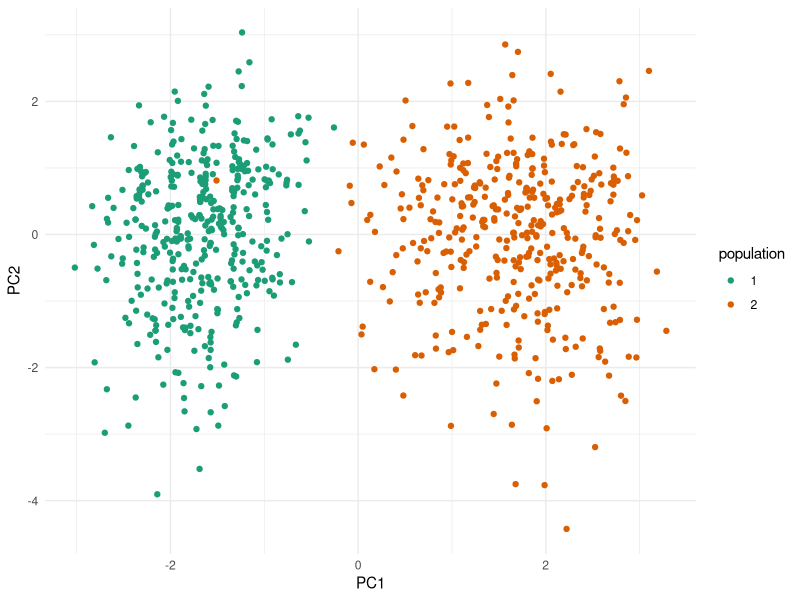
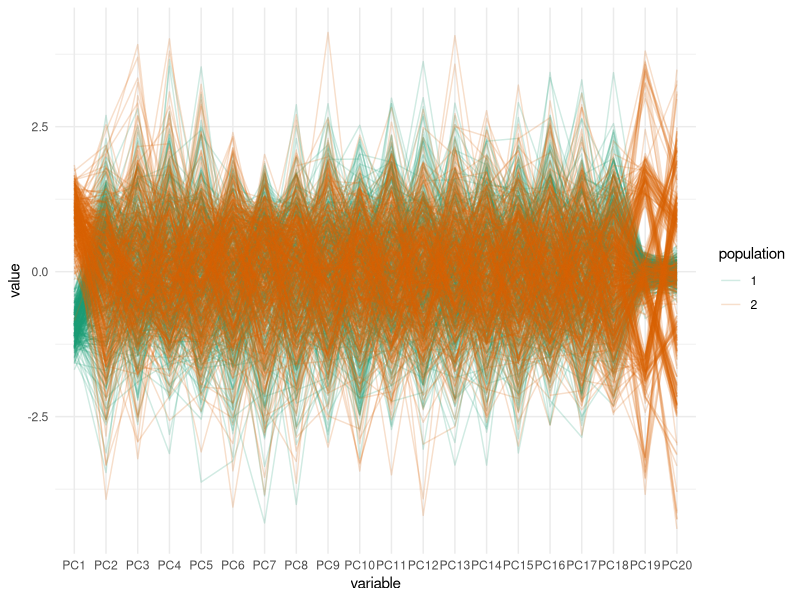
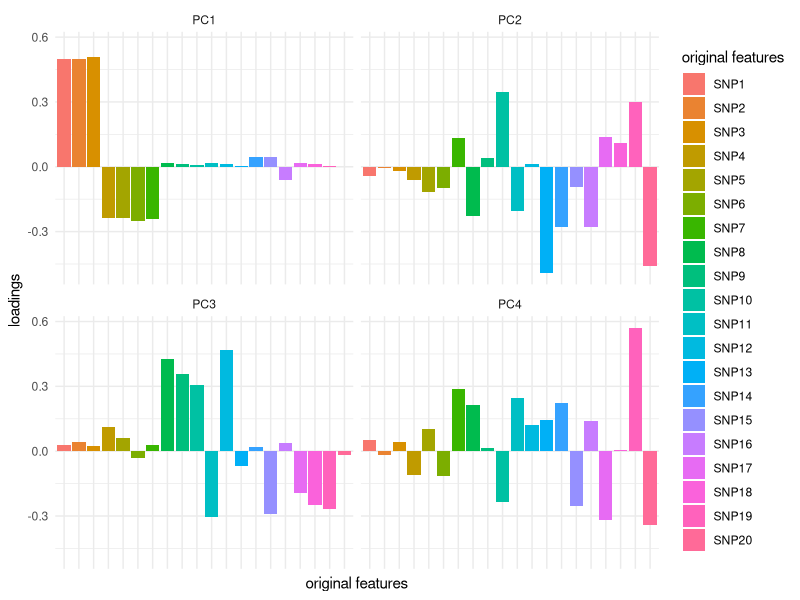
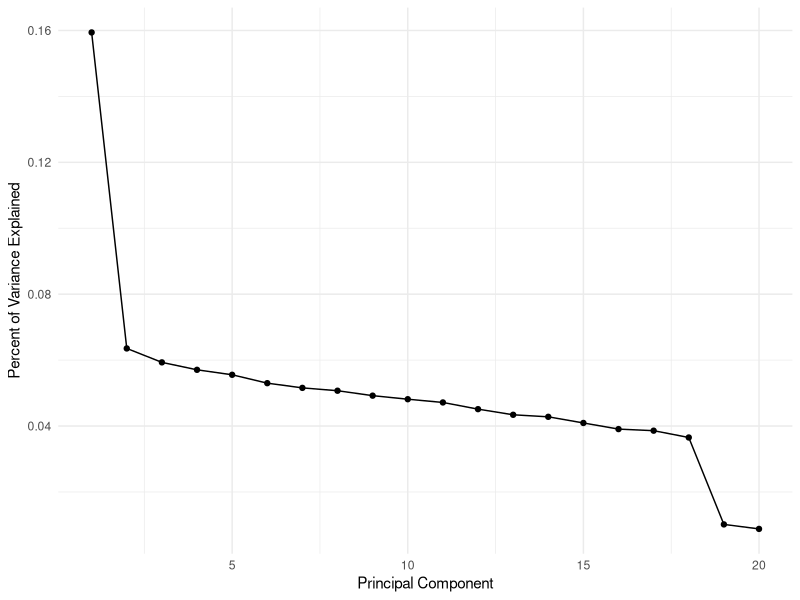
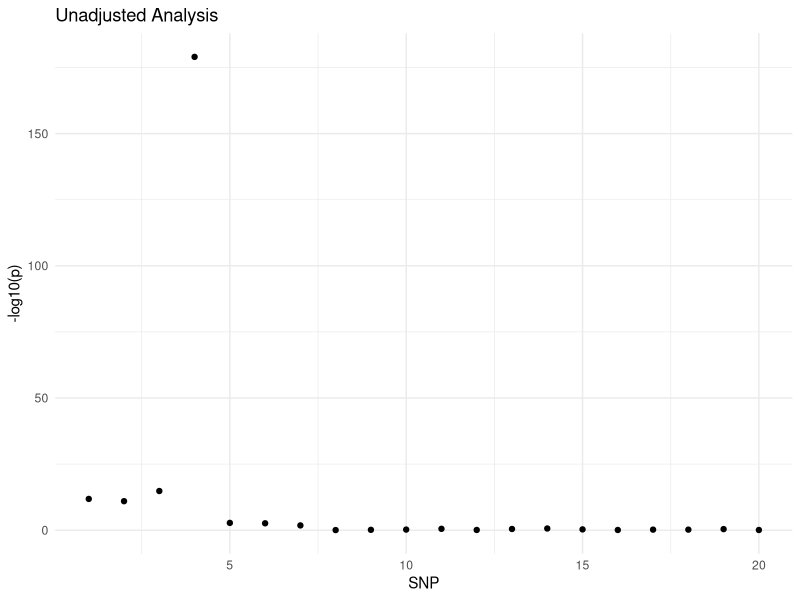
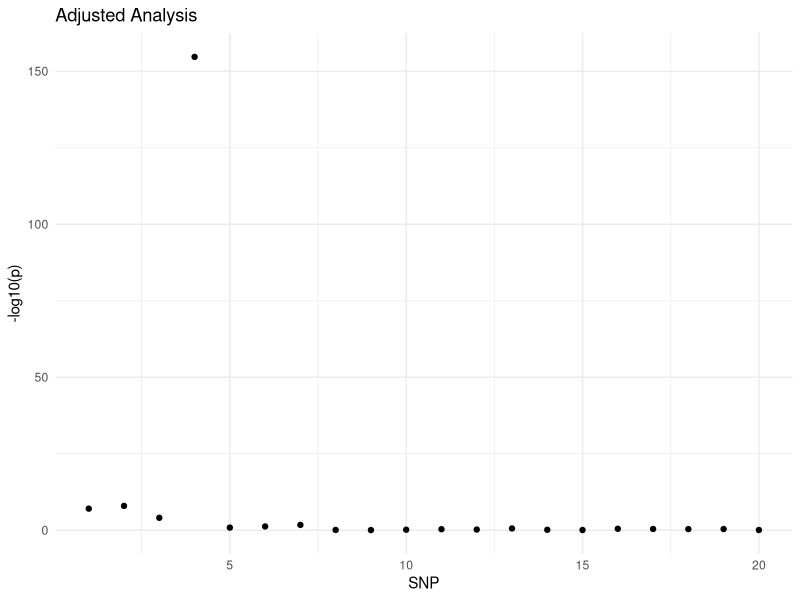

The R script that drew these images, in order:
## ---- chunk 1
library(tidyverse)
library(broom)
library(GGally)
## ---- chunk 2
# simulate a genetic variant with freq. depending on which population the person belongs to
sim_data_onevar <- function(pop, maf){
  snp <- rbinom(n = length(pop), size = 2, p = maf[pop])
  return(snp)
}

# create dataset with two types of SNPs
popidx <- rep(1:2, each = 400)
maf1 <- c(0, 0.8) # type 1: non-existent in pop 1, frequent in pop2 (different btwn pops)
maf2 <- c(0.5, 0.3) # type 2: higher frequency in pop 1 and lower in pop 2 (different btwn pops)
maf3 <- c(0.1, 0.11) # type 3: similar freq in pops 1 and 2


set.seed(494)
# arguments include number of snps to create, and the population and maf for each pop we created before
snps1 <- replicate(3, sim_data_onevar(pop = popidx, maf = maf1)) 
snps2 <- replicate(4, sim_data_onevar(pop = popidx, maf = maf2)) 
snps3 <- replicate(13, sim_data_onevar(pop = popidx, maf = maf3))

pcadata <- cbind(popidx, snps1, snps2, snps3) %>%
  as.data.frame()
names(pcadata) <- c('population', paste0('SNP', 1:(ncol(pcadata)-1)))

# simulating a trait on snp 4 in our data
n <- 800 # number of individuals 
trait <- 2 * pcadata[,'SNP4'] + rnorm(n, 0, 1) # y = 2 * x + e

trait <- as.data.frame(trait) 

# joining snps and trait
pcadata <- as.data.frame(cbind(trait, pcadata))

## ---- chunk 3
get_MAF <- function(snp){
  sum(snp)/(2*length(snp))
}

# get observed allele frequency for each population
pcadata %>%
  group_by(population) %>%
  summarize_all(get_MAF)
## ---- chunk 4
genotype <- pcadata %>%
  select(-population, -trait)

# performing pca
pca_out <- prcomp(genotype, center = TRUE, scale = TRUE)

# storing loadings and scores from pca
pca_loadings <- pca_out$rotation
pca_scores <- pca_out$x
## ---- chunk 5
pca_scores %>%
  as.data.frame() %>% # convert pca_scores into a data frame for plotting
  mutate(population = as.factor(pcadata$population)) %>%  # add the population labels
  ggplot(aes(x = PC1, y = PC2, color = population)) + # then plot
  geom_point() + 
  theme_minimal()+
  scale_color_brewer(palette = 'Dark2')
## ---- chunk 6
# parallel coordinates plot
pca_scores %>%
  as.data.frame() %>%
  mutate(population = as.factor(pcadata$population)) %>% 
  ggparcoord(columns = 1:20, groupColumn = 'population', alpha = 0.2) + 
  theme_minimal() + 
  scale_color_brewer(palette = 'Dark2')
## ---- chunk 7
library(reshape2)

pca_loadings[, 1:4] %>%
  melt() %>% 
  ggplot(aes(x = Var1, y = value, fill = Var1)) +
  geom_bar(stat = "identity") +
  facet_wrap(~ Var2) + 
  labs(y = "loadings", x = "original features", fill = "original features") +
  theme_minimal() +
  theme(axis.text.x=element_blank(), axis.ticks.x = element_blank())
## ---- chunk 8
# extract variance of each PC
pca_var <- (pca_out$sdev)^2

# calculate proportion of variance explained
total_var <- sum(pca_var)
pve <- pca_var/total_var

## ---- chunk 9
# creating scree plot
pve %>%
  as.data.frame() %>%
  mutate(index = seq_len(length(pca_var))) %>%
  ggplot(aes(x = index, y = pve)) + 
  geom_point() + 
  geom_line() + 
  labs(x = 'Principal Component', y = 'Percent of Variance Explained') + 
  theme_minimal()
## ---- chunk 10
# empty vector to store p-values
pvals <- c()

# loop through the 20 SNPs
for(i in 1:20){
  dat <- pcadata %>% select(trait, paste0('SNP',i)) # pull out just the trait and SNP of interest
  mod <- lm(trait ~ ., data = dat) # regress trait on everything else (.), which is just SNP i in this case
  pvals[i] <- summary(mod)$coef[2,4] # pull out the p-value for the slope
}

# plot -log10 pvalues
data.frame(p = pvals, SNP = 1:20) %>%
  ggplot(aes(y = -log10(p), x = SNP)) + 
  geom_point() + 
  theme_minimal() + 
  ggtitle('Unadjusted Analysis')
## ---- chunk 11
# empty vector to store p-values
pvals <- c()

# loop through the 15 SNPs
for(i in 1:20){
  dat <- pcadata %>% 
    select(trait, paste0('SNP',i)) %>% # pull out just the trait and SNP of interest
    mutate(PC1 = pca_scores[,1]) # add the scores for PC1
  mod <- lm(trait ~ ., data = dat) # regress trait on everything else (.), which is SNP i and PC1
  pvals[i] <- summary(mod)$coef[2,4] # pull out the p-value for the slope
}

# plot -log10 pvalues
data.frame(p = pvals, SNP = 1:20) %>%
  ggplot(aes(y = -log10(p), x = SNP)) + 
  geom_point() + 
  theme_minimal() + 
  ggtitle('Adjusted Analysis')
